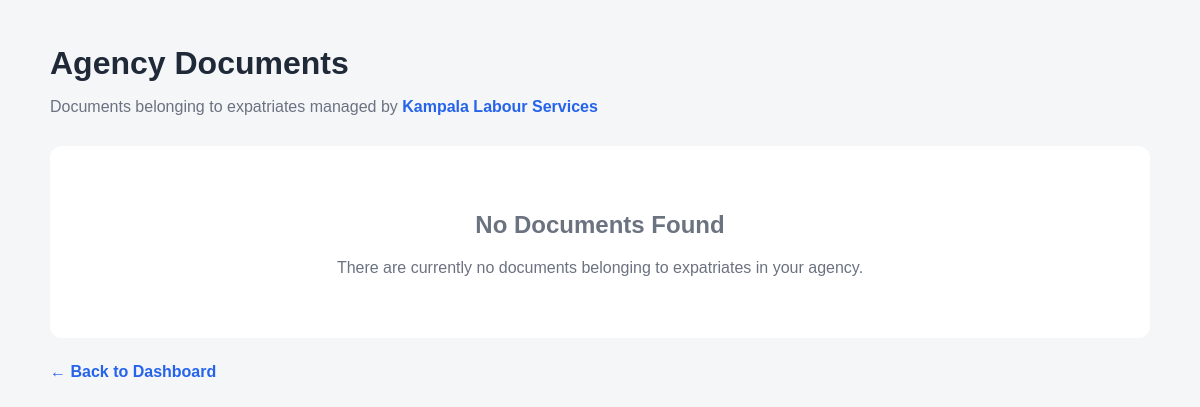
/agency/documents/ (signed in), run on an earlier commit of the app's database.
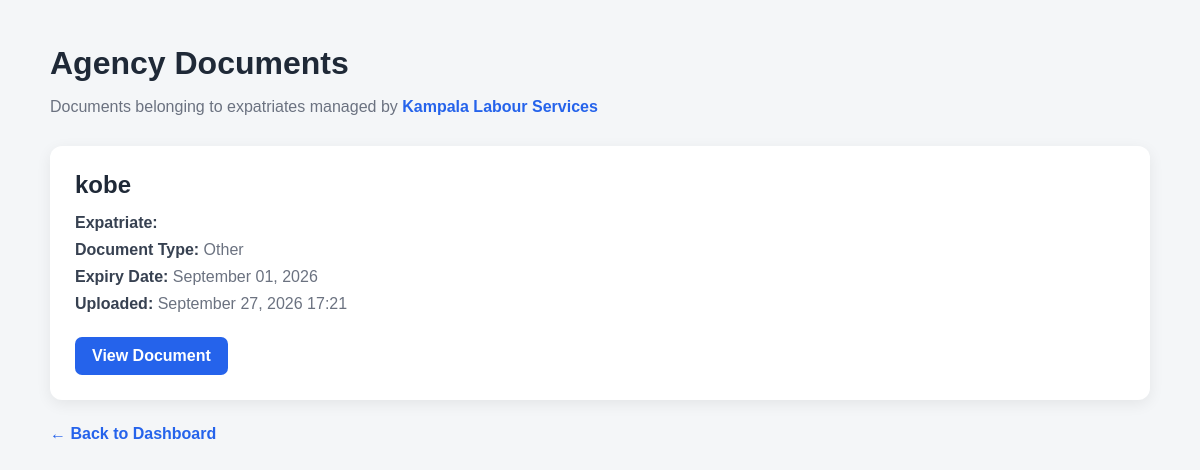
And on a later commit of the database.
### agencies/models.py (models this page shows, shortened)
class Agency(models.Model):
    name = models.CharField(max_length=200)
    registration_number = models.CharField(
    max_length=100,
    unique=True
    )
    address = models.CharField(max_length=255)
    phone = models.CharField(max_length=30)
    email = models.EmailField()
    created_at = models.DateTimeField(auto_now_add=True)
    users = models.ManyToManyField(
        settings.AUTH_USER_MODEL,
        related_name='agencies',
        blank=True
    )

### expatriates/models.py (models this page shows, shortened)
class Document(models.Model):
    class DocumentType(models.TextChoices):
        PASSPORT = 'PASSPORT', 'Passport'
        WORK_PERMIT = 'WORK_PERMIT', 'Work Permit'
        EMPLOYMENT_CONTRACT = 'EMPLOYMENT_CONTRACT', 'Employment Contract'
        OTHER = 'OTHER', 'Other'
    expatriate = models.ForeignKey(
        Expatriate,
        on_delete=models.CASCADE,
        related_name='documents'
    )
    document_type = models.CharField(
        max_length=30,
        choices=DocumentType.choices
    )
    title = models.CharField(max_length=200)
    file = models.FileField(
        upload_to='expatriate_documents/'
    )
    expiry_date = models.DateField(
        null=True,
        blank=True
    )
    uploaded_at = models.DateTimeField(
        auto_now_add=True
    )

### accounts/views.py (the view)
@login_required
def agency_documents(request):
    if request.user.role != 'AGENCY':
        return redirect('dashboard')
    agency = request.user.agencies.first()
    documents = Document.objects.filter(
        expatriate__agency=agency
    ).select_related(
        'expatriate__user'
    ).order_by(
        '-uploaded_at'
    )
    return render(
        request,
        'accounts/agency_documents.html',
        {
            'agency': agency,
            'documents': documents,
        }
    )

### accounts/templates/accounts/agency_documents.html (shortened to what this page needs)
<!DOCTYPE html>
<html lang="en">
<head>
</head>
<body>
<div class="container">
    <div class="header">
        <h1>Agency Documents</h1>
        {% if agency %}
            <p>
                Documents belonging to expatriates
                managed by
                <span class="agency-name">
                    {{ agency.name }}
                </span>
            </p>
        {% else %}
            <p>
                No agency has been assigned to your account.
            </p>
        {% endif %}
    </div>
    {% if documents %}
        <div class="grid">
            {% for document in documents %}
                <div class="card">
                    <h2>
                        {{ document.title }}
                    </h2>
                    <div class="info">
                        <span class="label">
                            Expatriate:
                        </span>
                    </div>
                    <div class="info">
                        <span class="label">
                            Document Type:
                        </span>
                        {{ document.get_document_type_display }}
                    </div>
                    {% if document.expiry_date %}
                        <div class="info">
                            <span class="label">
                                Expiry Date:
                            </span>
                            {{ document.expiry_date|date:"F d, Y" }}
                        </div>
                    {% endif %}
                    <div class="info">
                        <span class="label">
                            Uploaded:
                        </span>
                        {{ document.uploaded_at|date:"F d, Y H:i" }}
                    </div>
                    <a
                        href="{{ document.file.url }}"
                        target="_blank"
                        class="view-button"
                    >
                        View Document
                    </a>
                </div>
            {% endfor %}
        </div>
    {% else %}
        <div class="empty">
            <h2>No Documents Found</h2>
            <p>
                There are currently no documents
                belonging to expatriates in your agency.
            </p>
        </div>
    {% endif %}
    <a
        href="{% url 'dashboard' %}"
        class="back-link"
    >
        ← Back to Dashboard
    </a>
</div>
</body>
</html>

### accounts/templates/accounts/agency_documents.html (style rules this page uses)
* { box-sizing: border-box; }
body { margin: 0; font-family: Arial, sans-serif; background: #f4f6f8; color: #1f2937; }
.container { width: 92%; max-width: 1100px; margin: 45px auto; }
.header { margin-bottom: 30px; }
.header h1 { margin-bottom: 8px; }
.header p { color: #6b7280; }
.agency-name { font-weight: bold; color: #2563eb; }
.grid { display: grid; grid-template-columns: repeat( auto-fit, minmax(300px, 1fr) ); gap: 20px; }
.card { background: white; padding: 25px; border-radius: 12px; box-shadow: 0 4px 15px rgba(0, 0, 0, 0.07); }
.card h2 { margin-top: 0; margin-bottom: 15px; }
.info { margin: 9px 0; color: #6b7280; }
.label { font-weight: bold; color: #374151; }
.view-button { display: inline-block; margin-top: 15px; padding: 10px 17px; background: #2563eb; color: white; text-decoration: none; border-radius: 7px; font-weight: 600; }
.back-link { display: inline-block; margin-top: 25px; color: #2563eb; text-decoration: none; font-weight: 600; }

What changed in the data, as far as the page shows it:
added Document: title "kobe", document_type "Other", expiry_date "September 01, 2026", uploaded_at "September 27, 2026 17:21"
Also different on the page:
text no longer shown: "No Documents Found There are currently no documents belonging to expatriates in your agency."
